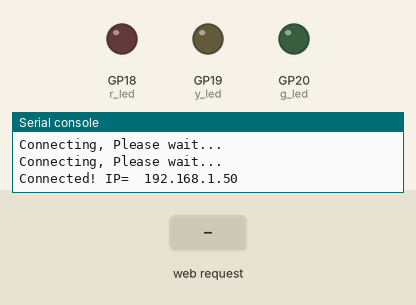
The program below on a simulated Raspberry Pi Pico running MicroPython. Shown: output pins drawn as LEDs (lit = HIGH), the last lines printed to the serial console. Inputs (shaded band) come from the test bench. WiFi joins after 1.5 s.

Above: at 3.2 s.
3.3 s: HTTP request GET /green_on? received
At 4.1 s:
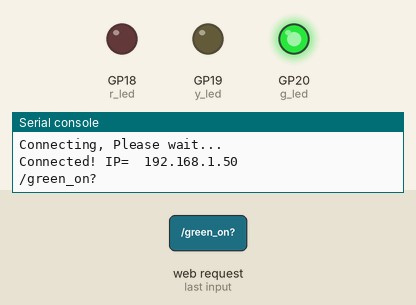
4.8 s: HTTP request GET /yellow_on? received
At 5.2 s:
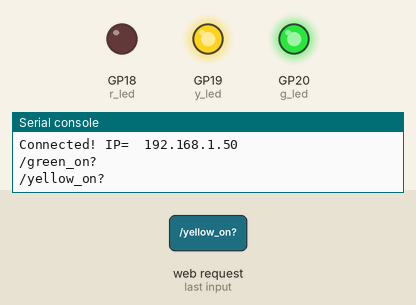
6.3 s: HTTP request GET /green_off? received
At 7.5 s:
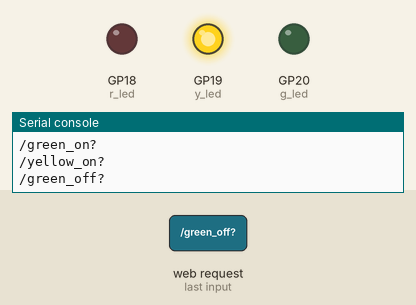
7.8 s: HTTP request GET /red_on? received
At 8.7 s:
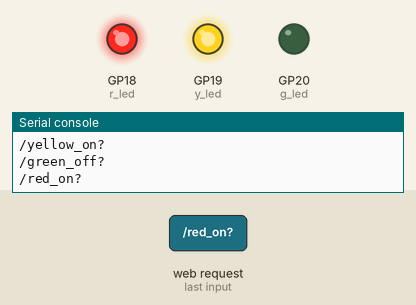
9.3 s: HTTP request GET /yellow_off? received
At 9.9 s:
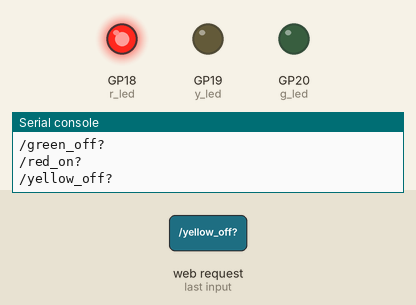
10.8 s: HTTP request GET /green_on? received
At 12.2 s:
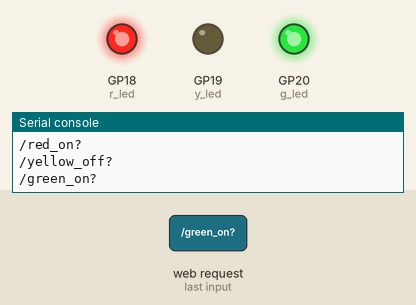
Timing chart, 0 to 13.3 s (numbered marks = the images above; inputs shaded):
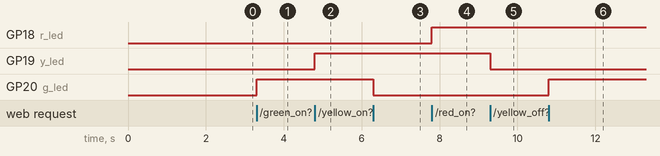

The program:

03_Wireless_Control_3LED.py
```python
import network
import socket
import utime
from machine import Pin

g_led = Pin(20,Pin.OUT)
y_led = Pin(19,Pin.OUT)
r_led = Pin(18,Pin.OUT)

green_state = "OFF"
yellow_state = "OFF"
red_state = "OFF"
ssid = "Home_103"
password = "Krish101114"

def connect():
    wlan = network.WLAN(network.STA_IF)
    wlan.active(True)
    wlan.connect(ssid,password)

    while wlan.isconnected() == False:
        print("Connecting, Please wait...")
        utime.sleep(1)

    print("Connected! IP= ",wlan.ifconfig()[0])

def web_page(green_state,yellow_state,red_state):
    html = f"""
        <!DOCTYPE html>
        <html>
        <form action="./green_on">
        <input type="submit" value="Turn Green Light on" />
        </form>
        <form action="./green_off">
        <input type="submit" value="Turn Green Light off" />
        </form>
        <p>LED green state: {green_state}</p>
        <form action="./yellow_on">
        <input type="submit" value="Turn Yellow Light on" />
        </form>
        <form action="./yellow_off">
        <input type="submit" value="Turn Yellow Light off" />
        </form>
        <p>LED yellow state: {yellow_state}</p>
        <form action="./red_on">
        <input type="submit" value="Turn Red Light on" />
        </form>
        <form action="./red_off">
        <input type="submit" value="Turn Red Light off" />
        </form>
        <p>LED red state: {red_state}</p>
        </body>
        </html>
        """
    return(html)

def open_socket():
    address = socket.getaddrinfo("0.0.0.0",80)[0][-1]
    s = socket.socket()
    s.bind(address)
    s.listen(3)

    return(s)

connect()

s = open_socket()

try:
    while True:
        client = s.accept()[0]
        request = client.recv(1024)
        request = str(request)

        try:
            request = request.split()[1]
        except Indexerror:
            pass
        print(request)

        if request == "/green_on?":
            g_led.on()
            green_state = "ON"

        elif request == "/green_off?":
            g_led.off()
            green_state = "OFF"

        elif request == "/yellow_on?":
            y_led.on()
            yellow_state = "ON"

        elif request == "/yellow_off?":
            y_led.off()
            yellow_state = "OFF"

        elif request == "/red_on?":
            r_led.on()
            red_state = "ON"

        elif request == "/red_off?":
            r_led.off()
            red_state = "OFF"

        html = web_page(green_state,yellow_state,red_state)
        client.send('HTTP/1.1 200 OK\r\nContent-type: text/html\r\n\r\n')
        client.send(html)
        client.close()

except OSError as e:
    print("Error: Connection terminated.")
    client.close()
```

Measured:
- after the input at 3.3 s, GP20 (g_led): LOW → HIGH at once
- after the input at 4.8 s, GP19 (y_led): LOW → HIGH at once
- after the input at 6.3 s, GP20 (g_led): HIGH → LOW at once
- after the input at 7.8 s, GP18 (r_led): LOW → HIGH at once
- after the input at 9.3 s, GP19 (y_led): HIGH → LOW at once
- after the input at 10.8 s, GP20 (g_led): LOW → HIGH at once
